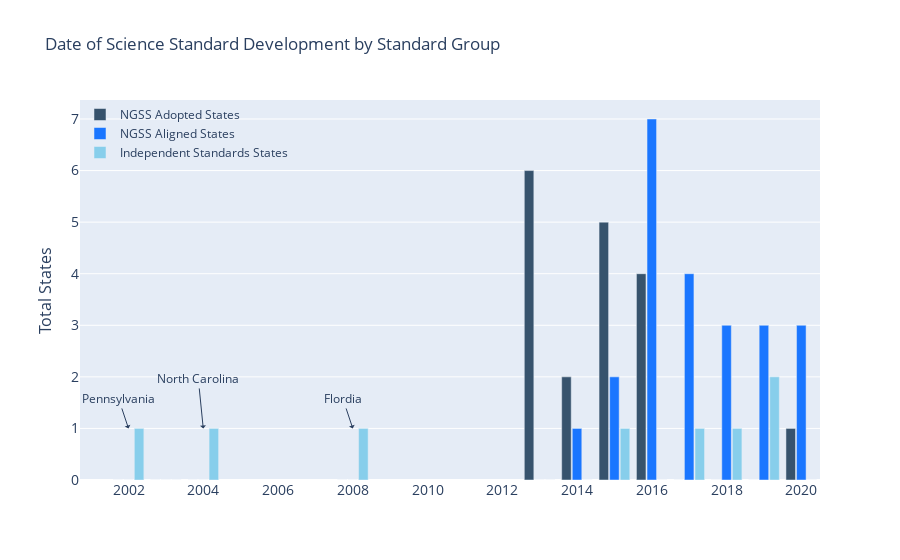

Notebook source saved alongside this figure:
### Code cell
#graph the stat counts by year and alignment
fig = go.Figure() 

years= [2002, 2003, 2004, 2008, 2013, 2014, 2015, 2016, 2017, 2018, 2019, 2020] 

fig = go.Figure()
fig.add_trace(go.Bar(x=years,
                y=[0, 0, 0, 0, 6, 2, 5, 4, 0, 0, 0, 1],
                name='NGSS Adopted States',
                marker_color='rgb(55, 83, 109)'
                ))
fig.add_trace(go.Bar(x=years,
                y=[0, 0, 0, 0, 0, 1, 2, 7, 4, 3, 3, 3],
                name='NGSS Aligned States',
                marker_color='rgb(26, 118, 255)'
                )) 
fig.add_trace(go.Bar(x=years,
                y=[1, 0, 1, 1, 0, 0, 1, 0, 1, 1, 2, 0],
                name='Independent Standards States',
                marker_color='rgb(135, 206, 235)'
                ))

fig.update_layout(
    title='Date of Science Standard Development by Standard Group',
    xaxis_tickfont_size=14,
    yaxis=dict(
        title='Total States',
        titlefont_size=16,
        tickfont_size=14,
    ),
    legend=dict(
        x=0,
        y=1.0,
        bgcolor='rgba(255, 255, 255, 0)',
        bordercolor='rgba(255, 255, 255, 0)'
    ),
    barmode='group',
    bargap=0.15, # gap between bars of adjacent location coordinates.
    bargroupgap=0.1 # gap between bars of the same location coordinate.
) 

fig.add_annotation(x=2002, y=1,
            text="Pennsylvania",
            showarrow=True,
            arrowhead=1) 

fig.add_annotation(x=2004, y=1,
            text="North Carolina",
            showarrow=True,
            arrowhead=1, 
            ax=-5,
            ay=-50) 

fig.add_annotation(x=2008, y=1,
            text="Flordia",
            showarrow=True,
            arrowhead=1)
fig.show()

### Figure 1 — Plotly figure (JSON) as saved in the notebook; plotly's stock layout.template omitted (floating-point values rounded to 4 significant figures)
{"data": [{"marker": {"color": "rgb(55, 83, 109)"}, "name": "NGSS Adopted States", "type": "bar", "x": [2002, 2003, 2004, 2008, 2013, 2014, 2015, 2016, 2017, 2018, 2019, 2020], "y": [0, 0, 0, 0, 6, 2, 5, 4, 0, 0, 0, 1]}, {"marker": {"color": "rgb(26, 118, 255)"}, "name": "NGSS Aligned States", "type": "bar", "x": [2002, 2003, 2004, 2008, 2013, 2014, 2015, 2016, 2017, 2018, 2019, 2020], "y": [0, 0, 0, 0, 0, 1, 2, 7, 4, 3, 3, 3]}, {"marker": {"color": "rgb(135, 206, 235)"}, "name": "Independent Standards States", "type": "bar", "x": [2002, 2003, 2004, 2008, 2013, 2014, 2015, 2016, 2017, 2018, 2019, 2020], "y": [1, 0, 1, 1, 0, 0, 1, 0, 1, 1, 2, 0]}], "layout": {"annotations": [{"arrowhead": 1, "showarrow": true, "text": "Pennsylvania", "x": 2002, "y": 1}, {"arrowhead": 1, "ax": -5, "ay": -50, "showarrow": true, "text": "North Carolina", "x": 2004, "y": 1}, {"arrowhead": 1, "showarrow": true, "text": "Flordia", "x": 2008, "y": 1}], "bargap": 0.15, "bargroupgap": 0.1, "barmode": "group", "legend": {"bgcolor": "rgba(255, 255, 255, 0)", "bordercolor": "rgba(255, 255, 255, 0)", "x": 0, "y": 1}, "title": {"text": "Date of Science Standard Development by Standard Group"}, "xaxis": {"tickfont": {"size": 14}}, "yaxis": {"tickfont": {"size": 14}, "title": {"font": {"size": 16}, "text": "Total States"}}}}
